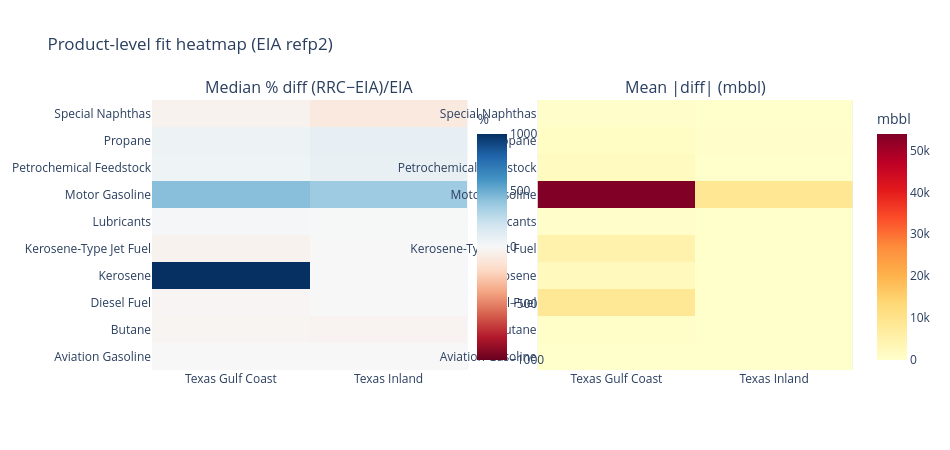

Notebook cell for this chart:
### Code cell
# ── Heatmap: median % diff by product × district (refp2) ─────────────────────
prod_fit_refp2 = (
    prod_compare_all[prod_compare_all['route'] == 'refp2']
    .groupby(['district', 'material'], as_index=False)
    .agg(
        median_pct_diff=('pct_diff', 'median'),
        median_diff_mbbl=('diff_mbbl', 'median'),
        mae_mbbl=('diff_mbbl', lambda s: s.abs().mean()),
    )
)

heatmap_pct = prod_fit_refp2.pivot(index='material', columns='district', values='median_pct_diff')
heatmap_mae = prod_fit_refp2.pivot(index='material', columns='district', values='mae_mbbl')

fig = make_subplots(rows=1, cols=2, subplot_titles=['Median % diff (RRC−EIA)/EIA', 'Mean |diff| (mbbl)'])
fig.add_trace(go.Heatmap(z=heatmap_pct.values, x=heatmap_pct.columns, y=heatmap_pct.index, colorscale='RdBu', zmid=0, colorbar=dict(x=0.45, title='%')), row=1, col=1)
fig.add_trace(go.Heatmap(z=heatmap_mae.values, x=heatmap_mae.columns, y=heatmap_mae.index, colorscale='YlOrRd', colorbar=dict(x=1.02, title='mbbl')), row=1, col=2)
fig.update_layout(height=450, width=950, title='Product-level fit heatmap (EIA refp2)')
fig.show()

### Figure 1 — Plotly figure (JSON) as saved in the notebook; plotly's stock layout.template omitted (floating-point values rounded to 4 significant figures)
{"data": [{"colorbar": {"title": {"text": "%"}, "x": 0.45}, "colorscale": [[0, "rgb(103,0,31)"], [0.1, "rgb(178,24,43)"], [0.2, "rgb(214,96,77)"], [0.3, "rgb(244,165,130)"], [0.4, "rgb(253,219,199)"], [0.5, "rgb(247,247,247)"], [0.6, "rgb(209,229,240)"], [0.7, "rgb(146,197,222)"], [0.8, "rgb(67,147,195)"], [0.9, "rgb(33,102,172)"], [1, "rgb(5,48,97)"]], "type": "heatmap", "x": ["Texas Gulf Coast", "Texas Inland"], "xaxis": "x", "y": ["Aviation Gasoline", "Butane", "Diesel Fuel", "Kerosene", "Kerosene-Type Jet Fuel", "Lubricants", "Motor Gasoline", "Petrochemical Feedstock", "Propane", "Special Naphthas"], "yaxis": "y", "z": [[0.005417, -0.03329], [-20.22, -26.39], [-18.38, 0.8652], [1000.0, -1.678], [-35.6, -0.009303], [11.06, 3.536], [423.6, 360.4], [49.7, 77.14], [55.18, 85.71], [-34.78, -100.0]], "zmid": 0}, {"colorbar": {"title": {"text": "mbbl"}, "x": 1.02}, "colorscale": [[0, "rgb(255,255,204)"], [0.125, "rgb(255,237,160)"], [0.25, "rgb(254,217,118)"], [0.375, "rgb(254,178,76)"], [0.5, "rgb(253,141,60)"], [0.625, "rgb(252,78,42)"], [0.75, "rgb(227,26,28)"], [0.875, "rgb(189,0,38)"], [1, "rgb(128,0,38)"]], "type": "heatmap", "x": ["Texas Gulf Coast", "Texas Inland"], "xaxis": "x2", "y": ["Aviation Gasoline", "Butane", "Diesel Fuel", "Kerosene", "Kerosene-Type Jet Fuel", "Lubricants", "Motor Gasoline", "Petrochemical Feedstock", "Propane", "Special Naphthas"], "yaxis": "y2", "z": [[100.2, 2.146], [673.6, 110.3], [8475.0, 73.3], [2093.0, 4.225], [4746.0, 24.26], [206.9, 1.677], [53930.0, 8699.0], [1787.0, 129.0], [1277.0, 238.4], [333.2, 56.13]]}], "layout": {"annotations": [{"font": {"size": 16}, "showarrow": false, "text": "Median % diff (RRC−EIA)/EIA", "x": 0.225, "xanchor": "center", "xref": "paper", "y": 1, "yanchor": "bottom", "yref": "paper"}, {"font": {"size": 16}, "showarrow": false, "text": "Mean |diff| (mbbl)", "x": 0.775, "xanchor": "center", "xref": "paper", "y": 1, "yanchor": "bottom", "yref": "paper"}], "height": 450, "title": {"text": "Product-level fit heatmap (EIA refp2)"}, "width": 950, "xaxis": {"anchor": "y", "domain": [0, 0.45]}, "xaxis2": {"anchor": "y2", "domain": [0.55, 1]}, "yaxis": {"anchor": "x", "domain": [0, 1]}, "yaxis2": {"anchor": "x2", "domain": [0, 1]}}}
